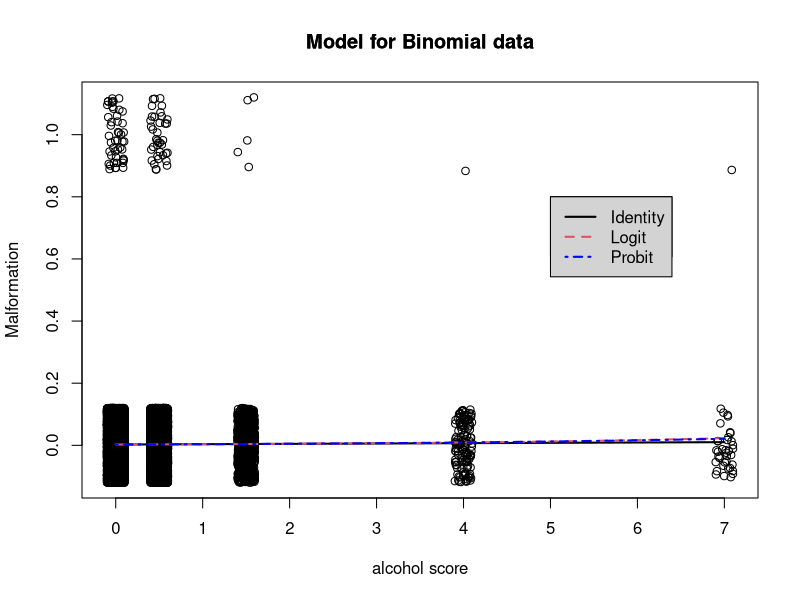

R code for this plot:
Alcohol=c(0,0.5,1.5,4,7)
Absent=c(17066,14464,788,126,37)
Present=c(48,38,5,1,1)

cbind(Alcohol,Absent,Present)
y=NULL;alc=NULL
for(i in 1:5){
	y=c(y,c(rep(0,Absent[i]),rep(1,Present[i])))
	alc=c(alc,rep(Alcohol[i],Absent[i]+Present[i]))
}
plot(jitter(y,factor=0.6)~jitter(alc),type="p",ylab="Malformation",xlab="alcohol score")
# Linear model
malform.lin=glm(cbind(Present,Absent)~Alcohol,family=binomial(make.link("identity")))
summary(malform.lin)

curve(malform.lin$coefficients[1]+malform.lin$coefficients[2]*x,
	 from=0,to=7,lwd=2,ylab="probability",xlab="alcohol score",add=TRUE)

sum((resid(malform.lin,type="pearson"))^2)

# Logit model
malform.logit=glm(cbind(Present,Absent)~Alcohol,family=binomial(link=logit))
summary(malform.logit)
confint(malform.logit)

curve(exp(malform.logit$coefficients[1]+malform.logit$coefficients[2]*x)/
	(1+exp(malform.logit$coefficients[1]+malform.logit$coefficients[2]*x)),	
	from=0,to=7,col=2,lty=2,lwd=2,add=TRUE)
title("Model for Binomial data")
legend(5,0.8,c("Identity","Logit"),col=1:2,lty=1:2,lwd=2,bg="light gray")

sum((resid(malform.logit,type="pearson"))^2)

predict.glm(malform.logit,newdata=data.frame(Alcohol=1.5),type="response")

# Probit model
malform.probit=glm(cbind(Present,Absent)~Alcohol,family=binomial(link=probit))
summary(malform.probit)

curve(pnorm(malform.probit$coefficients[1]+malform.probit$coefficients[2]*x),	
      from=0,to=7,col="blue",lty=4,lwd=2,add=TRUE)
title("Model for Binomial data")
legend(5,0.8,c("Identity","Logit","Probit"),col=c(1,2,"blue"),lty=c(1,2,4),lwd=2,bg="light gray")

sum((resid(malform.probit,type="pearson"))^2)

